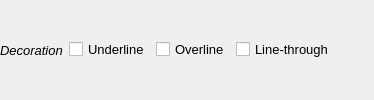
                            <widget class="QWidget" name="widget_10" native="true">
                             <layout class="QHBoxLayout" name="horizontalLayout_14">
                              <property name="leftMargin">
                               <number>0</number>
                              </property>
                              <property name="topMargin">
                               <number>0</number>
                              </property>
                              <property name="rightMargin">
                               <number>0</number>
                              </property>
                              <property name="bottomMargin">
                               <number>0</number>
                              </property>
                              <item>
                               <widget class="QLabel" name="label_69">
                                <property name="font">
                                 <font>
                                  <family>Arial</family>
                                  <pointsize>10</pointsize>
                                  <weight>50</weight>
                                  <italic>true</italic>
                                  <bold>false</bold>
                                 </font>
                                </property>
                                <property name="text">
                                 <string>Decoration</string>
                                </property>
                               </widget>
                              </item>
                              <item>
                               <widget class="QCheckBox" name="chkTdUnderline">
                                <property name="font">
                                 <font>
                                  <family>Arial</family>
                                  <pointsize>10</pointsize>
                                  <weight>50</weight>
                                  <bold>false</bold>
                                 </font>
                                </property>
                                <property name="text">
                                 <string>Underline</string>
                                </property>
                               </widget>
                              </item>
                              <item>
                               <widget class="QCheckBox" name="chkTdOverline">
                                <property name="font">
                                 <font>
                                  <family>Arial</family>
                                  <pointsize>10</pointsize>
                                  <weight>50</weight>
                                  <bold>false</bold>
                                 </font>
                                </property>
                                <property name="text">
                                 <string>Overline</string>
                                </property>
                               </widget>
                              </item>
                              <item>
                               <widget class="QCheckBox" name="chkTdLinethrough">
                                <property name="font">
                                 <font>
                                  <family>Arial</family>
                                  <pointsize>10</pointsize>
                                  <weight>50</weight>
                                  <bold>false</bold>
                                 </font>
                                </property>
                                <property name="text">
                                 <string>Line-through</string>
                                </property>
                               </widget>
                              </item>
                              <item>
                               <spacer name="horizontalSpacer_5">
                                <property name="orientation">
                                 <enum>Qt::Horizontal</enum>
                                </property>
                                <property name="sizeHint" stdset="0">
                                 <size>
                                  <width>40</width>
                                  <height>20</height>
                                 </size>
                                </property>
                               </spacer>
                              </item>
                             </layout>
                            </widget>
